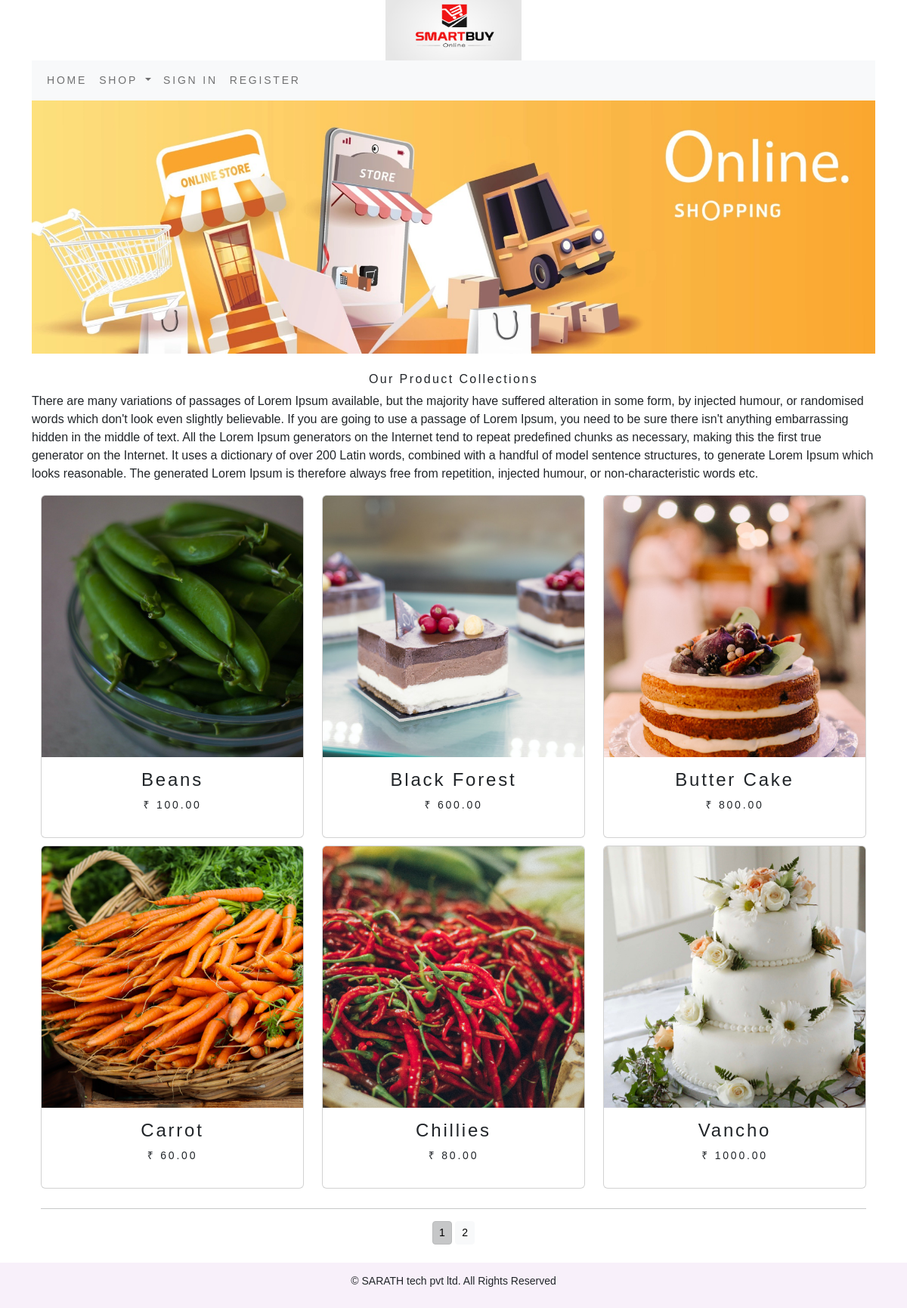
The page / on the database its author committed.
### shop/models.py (models this page shows, shortened)
class Product(models.Model):
    name = models.CharField(max_length=250, unique=True)
    slug = models.SlugField(max_length=250, unique=True)
    description = models.TextField(blank=True)
    price = models.DecimalField(max_digits=10, decimal_places=2)
    category = models.ForeignKey(Category, on_delete=models.CASCADE)
    image = models.ImageField(upload_to='product', blank=True)
    stock = models.IntegerField()
    available = models.BooleanField(default=True)
    created = models.DateTimeField(auto_now_add=True)
    updated = models.DateTimeField(auto_now=True)
    def get_url(self):
        return reverse('shop:products_category_detail',args=[self.category.slug,self.slug])
    class Meta:
        ordering = ('name',)
        verbose_name = 'product'
        verbose_name_plural = 'products'

### shop/views.py (the view)
# urls.py: path('', views.AllprodCat, name='AllprodCat'),
def AllprodCat(request, c_slug=None):
    c_page = None
    products_list = None
    if c_slug is not None:
        c_page = get_object_or_404(Category, slug=c_slug)
        products_list = Product.objects.all().filter(category=c_page, available=True)
    else:
        products_list = Product.objects.all().filter(available=True)
    paginator = Paginator(products_list, 6)
    try:
        page = int(request.GET.get('page', '1'))
    except:
        page = 1
    try:
        products=paginator.page(page)
    except (EmptyPage, InvalidPage):
        products = paginator.page(paginator.num_pages)
    return render(request, "category.html", {'category': c_page, 'products': products})

### cart/context_processors.py (called while the page is built)
def counter(request):
    item_count = 0
    if 'admin' in request.path:
        return {}
    else:
        try:
            cart = Cart.objects.filter(cart_id= _cart_id(request))
            cart_items=CartItem.objects.all().filter(cart=cart[:1])
            for cart_item in cart_items:
                item_count += cart_item.quantity
        except Cart.DoesNotExist:
            item_count = 0
        return dict(item_count=item_count)

### cart/views.py (called while the page is built)
def _cart_id(request):
    cart = request.session.session_key
    if not cart:
        cart = request.session.create()
    return cart

### shop/context_processors.py (called while the page is built)
def menu_links(request):
    links = Category.objects.all()
    return dict(links=links)

### shop/models.py (called while the page is built)
    def get_url(self):
        return reverse('shop:products_by_category', args=[self.slug])

### templates/category.html (shortened to what this page needs)
{% extends 'base.html' %}
{% load static %}
{% block content %}
        </div>
        <div class="container">
            {% if category %}
            <img class="my_image" src="{{category.image.url}}" alt="{{category.name}}" width="500px" height="300px">
            </div>
                <br>
            <div>
                <h1 class="text-center my_title">{{category.name}}</h1>
                <p class="text-justify">{{category.description}}</p>
            </div>
            {% else %}
            <div>
                <img class="my_image my_image_padding" src="{% static 'img/banner.jpg' %}" alt="our products" width="100%" height="300px">
            </div>
                <br>
            <div>
                <h1 class="text-center my_title">Our Product Collections</h1>
                <p class="text-justify">There are many variations of passages of Lorem Ipsum available, but the majority have suffered alteration in some form, by injected humour, or randomised words which don't look even slightly believable. If you are going to use a passage of Lorem Ipsum, you need to be sure there isn't anything embarrassing hidden in the middle of text. All the Lorem Ipsum generators on the Internet tend to repeat predefined chunks as necessary, making this the first true generator on the Internet. It uses a dictionary of over 200 Latin words, combined with a handful of model sentence structures, to generate Lorem Ipsum which looks reasonable. The generated Lorem Ipsum is therefore always free from repetition, injected humour, or non-characteristic words etc.</p>
            </div>
            {% endif %}
<div class="container">
    <div class="row">
        {% for product in products.object_list %}
        <div class="my_bottom_margin col-9 col-sm-12 col-md-4 col-lg-4">
            <div class="card text-center" style="min-width:18rem;">
                <a href="{{product.get_url}}"><img class="card-img-top my_image" src="{{product.image.url}}" alt="{{product.name}}"></a>
            <div class="card-body">
            <h4>{{product.name}}</h4>
            <p>₹ {{product.price}}</p>
        </div>
        </div>
    </div>
        {% endfor %}
    </div>
    <div class="mx_auto">
        {% if products.paginator.num_pages > 1 %}
        <hr>
        <div class="text-center">
            {% for pg in products.paginator.page_range %}
            <a href="?page={{pg}}" class="btn btn-light btn-sm {% if products.number == pg %} active {% endif %}">{{pg}}</a>
            {% endfor %}
        </div>
        {% endif %}
    </div>
    <br>
    </div>
{% endblock %}

### templates/base.html (shortened to what this page needs)
<!DOCTYPE html>
{% load static%}
<html lang="en">
<head>
    <link rel="stylesheet" href="{% static 'css/custom.css' %}">
    <link href="{% static 'css/bootstrap.min.css' %}" rel="stylesheet">
</head>
<body>
<div class="container">
    {% include 'header.html' %}
    {% include 'navbar.html' %}
    {% block content %}{% endblock %}
</div>
{% include 'footer.html' %}
</body>
</html>

### templates/header.html
{% load static %}
<header>
  <center>
    <a href="{% url 'shop:AllprodCat' %}"><img src="{% static 'img/logo.png' %}" alt="logo_image" height="80px" width="180px"></a>
  </center>
</header>

### templates/navbar.html (shortened to what this page needs)
<nav class="navbar navbar-expand-lg navbar-light bg-light">
  <div class="container-fluid">
    <div class="collapse navbar-collapse" id="navbarSupportedContent">
      <ul class="navbar-nav me-auto mb-2 mb-lg-0">
        <li class="nav-item">
          <a class="nav-link" href="{% url 'shop:AllprodCat' %}">Home</a>
        </li>
        <li class="nav-item dropdown {% if 'shop' in request.path %}active{% endif %}" >
          <a class="nav-link dropdown-toggle" href="#" id="navbarDropdown" role="button" data-bs-toggle="dropdown" aria-expanded="false">
            Shop
          </a>
        </li>
        {% if user.is_authenticated %}
        <li class="nav-item"><a class="nav-link" style="color:blue;">{{user.username}}</a></li>
        <li class="nav-item"><a class="nav-link" href="{% url 'user:logout' %}">Log out</a></li>
        {% else %}
        <li class="nav-item"><a class="nav-link" href="{% url 'user:login' %}">Sign In</a></li>
        <li class="nav-item"><a class="nav-link" href="{% url 'user:register' %}">Register</a></li>
        {% endif %}
      </ul>
    </div>
  </div>
</nav>

### templates/footer.html
<div class="footer navbar-fixed-bottom my_footer">
  <p class="text-center">&copy; SARATH tech pvt ltd. All Rights Reserved</p>
</div>

### static/css/custom.css (style rules this page uses)
body { font-family: 'Lato', sans-serif; }
.nav-item { letter-spacing : 0.1em; font-size : 14px; text-transform : uppercase; font-family : Oswald; }
.my_footer { background-color:#f8f0fa; height:60px; }
.my_footer { padding-top:14px; font-size:14px; }
.my_image { width:100%; height:auto; }
.my_title { font-size:16px; text_transform:uppercase; letter-spacing:0.15em; }
.my_bottom_margin { margin-bottom:10px; }
.card-body { font-size:14px; text_transform:uppercase; letter-spacing:0.2em; }
.nav-link { letter-spacing: .2em; font-size: 14px; text-transform: uppercase; color: grey; }
* { margin: 0; padding: 0; box-sizing: border-box; font-family: 'Poppins', sans-serif; }
body { min-height: 100vh; }

### rows shown on the page
Product: image (picture), name "Beans", price "100.00"
Product: image (picture), name "Black Forest", price "600.00"
Product: image (picture), name "Butter Cake", price "800.00"
Product: image (picture), name "Carrot", price "60.00"
Product: image (picture), name "Chillies", price "80.00"
Product: image (picture), name "Vancho", price "1000.00"

### other values the page prints
{{ pg }} "1" "2"
